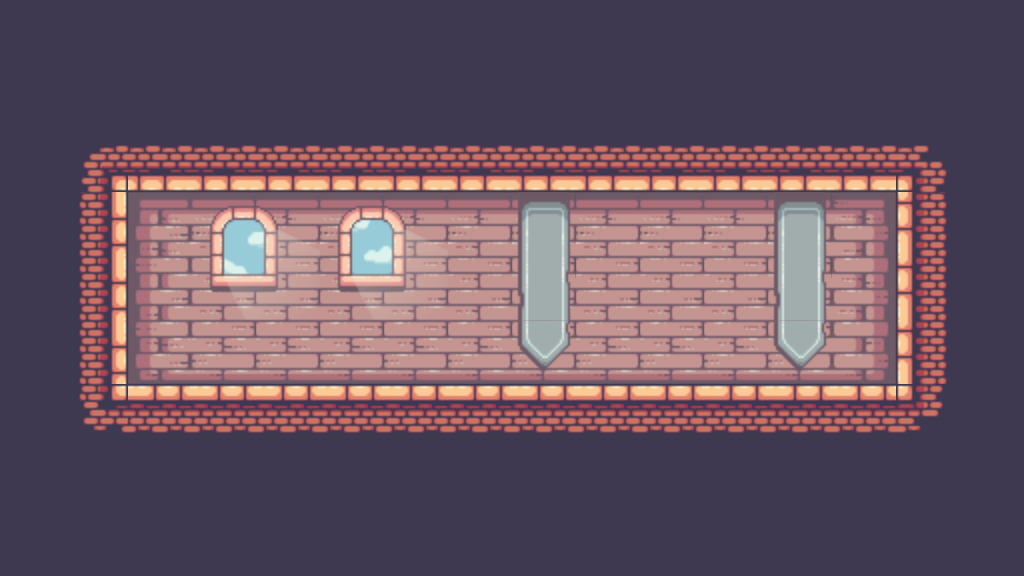

This is a level from a 2D game, rendered from its Tiled map with the project's own tilesets. A one-line summary and the complete map file follow:
An orthogonal 16x9 tile map with 64x64 px tiles, 3 tile layers (Background, Tiles, Decorations), 1 hidden layer not drawn, 3 tilesets and 8 objects.

<map version="1.10" tiledversion="1.10.2" orientation="orthogonal" renderorder="right-down" width="16" height="9" tilewidth="64" tileheight="64" infinite="0" nextlayerid="6" nextobjectid="32">
 <editorsettings>
  <export target="../EEE.js" format="js" />
 </editorsettings>
 <tileset firstgid="1" source="../tilesets/Main.tsx" />
 <tileset firstgid="248" source="../tilesets/Decorations.tsx" />
 <tileset firstgid="290" source="../tilesets/Misc.tsx" />
 <layer id="5" name="Background" width="16" height="9">
  <data encoding="csv">
41,41,41,41,41,41,41,41,41,41,41,41,41,41,41,41,
41,41,41,41,41,41,41,41,41,41,41,41,41,41,41,41,
41,41,41,41,41,41,41,41,41,41,41,41,41,41,41,41,
41,41,41,41,41,41,41,41,41,41,41,41,41,41,41,41,
41,41,41,41,41,41,41,41,41,41,41,41,41,41,41,41,
41,41,41,41,41,41,41,41,41,41,41,41,41,41,41,41,
41,41,41,41,41,41,41,41,41,41,41,41,41,41,41,41,
41,41,41,41,41,41,41,41,41,41,41,41,41,41,41,41,
41,41,41,41,41,41,41,41,41,41,41,41,41,41,41,41
</data>
 </layer>
 <layer id="1" name="Tiles" width="16" height="9">
  <data encoding="csv">
41,41,41,41,41,41,41,41,41,41,41,41,41,41,41,41,
41,41,41,41,41,41,41,41,41,41,41,41,41,41,41,41,
41,27,60,60,60,60,60,60,60,60,60,60,60,60,28,41,
41,42,135,136,136,136,136,136,136,136,136,136,136,137,40,41,
41,42,154,155,155,155,155,155,155,155,155,155,155,156,40,41,
41,42,173,174,174,174,174,174,174,174,174,174,174,175,40,41,
41,46,22,22,22,22,22,22,22,22,22,22,22,22,47,41,
41,41,41,41,41,41,41,41,41,41,41,41,41,41,41,41,
41,41,41,41,41,41,41,41,41,41,41,41,41,41,41,41
</data>
 </layer>
 <layer id="4" name="Decorations" width="16" height="9">
  <data encoding="csv">
0,0,0,0,0,0,0,0,0,0,0,0,0,0,0,0,
0,0,0,0,0,0,0,0,0,0,0,0,0,0,0,0,
0,0,0,0,0,0,0,0,0,0,0,0,0,0,0,0,
0,0,0,271,272,273,274,0,256,0,0,0,256,0,0,0,
0,0,0,278,279,280,281,0,263,0,0,0,263,0,0,0,
0,0,0,0,0,0,0,0,277,0,0,0,277,0,0,0,
0,0,0,0,0,0,0,0,0,0,0,0,0,0,0,0,
0,0,0,0,0,0,0,0,0,0,0,0,0,0,0,0,
0,0,0,0,0,0,0,0,0,0,0,0,0,0,0,0
</data>
 </layer>
 <layer id="2" name="Collisions" width="16" height="9" visible="0" opacity="0.19">
  <data encoding="csv">
0,0,0,0,0,0,0,0,0,0,0,0,0,0,0,0,
0,0,0,0,0,0,0,0,0,0,0,0,0,0,0,0,
0,292,292,292,292,292,292,292,292,292,292,292,292,292,292,0,
0,292,0,0,0,0,0,0,0,0,0,0,0,0,292,0,
0,292,0,0,0,0,0,0,0,0,0,0,0,0,292,0,
0,292,292,0,0,0,0,0,0,0,0,0,0,292,292,0,
0,292,292,292,292,292,292,292,292,292,292,292,292,292,292,0,
0,0,0,0,0,0,0,0,0,0,0,0,0,0,0,0,
0,0,0,0,0,0,0,0,0,0,0,0,0,0,0,0
</data>
 </layer>
 <objectgroup id="3" name="Misc">
  <object id="23" gid="291" x="151.369" y="385.81" width="44" height="32" />
  <object id="24" gid="291" x="127.975" y="384.81" width="44" height="32" />
  <object id="25" gid="291" x="140.672" y="352.058" width="44" height="32" />
  <object id="27" x="376.247" y="604.412" height="1.51103" />
  <object id="28" gid="290" x="625" y="380" width="92" height="112" />
  <object id="29" gid="291" x="854" y="382" width="44" height="32" />
  <object id="30" gid="291" x="829" y="383" width="44" height="32" />
  <object id="31" gid="291" x="854" y="356" width="44" height="32" />
 </objectgroup>
</map>
